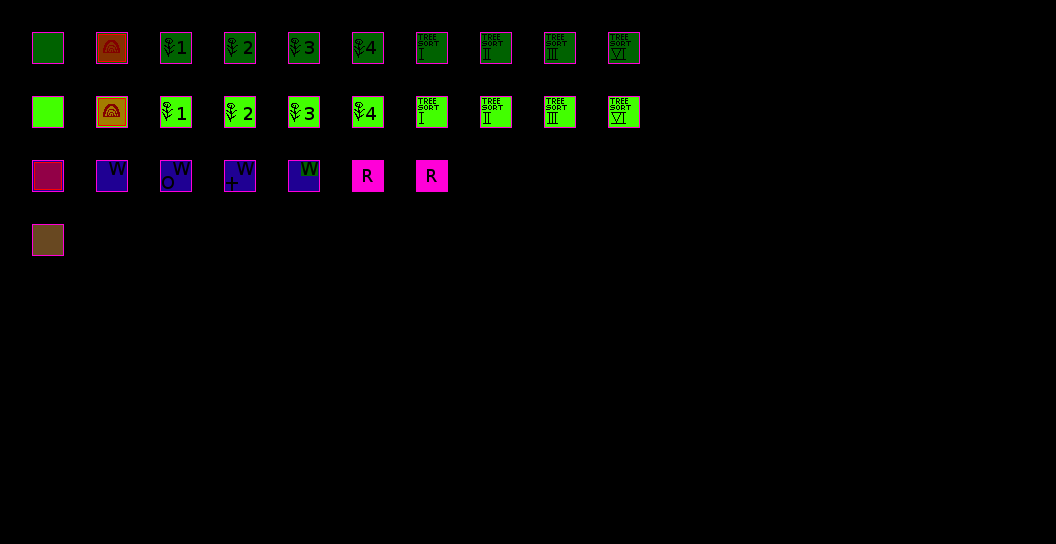

This is a level from a 2D game, rendered from its Tiled map with the project's own tilesets. A one-line summary and the map file follow, with tile-layer data summarised:
An orthogonal 33x17 tile map with 32x32 px tiles, 6 tile layers (Regions, Input_set, Output_Fringe, Output_Over, ...), 1 hidden layer not drawn, 4 tilesets.

<map version="1.0" orientation="orthogonal" width="33" height="17" tilewidth="32" tileheight="32">
 <properties>
 </properties>
 <tileset firstgid="1" name="Woodland" tilewidth="32" tileheight="32">
  <image source="../../graphics/tiles/Woodland_ground.png" width="512" height="512" />
 </tileset>
 <tileset firstgid="257" name="Collision" tilewidth="32" tileheight="32">
  <image source="../../graphics/tiles/collision.png" width="64" height="32" />
 </tileset>
 <tileset firstgid="259" name="set_rules" tilewidth="32" tileheight="32">
  <image source="../../graphics/tiles/set_rules.png" width="64" height="64" />
 </tileset>
 <tileset firstgid="263" name="set_woodland" tilewidth="32" tileheight="32">
  <image source="../../graphics/tiles/set_woodland.png" width="512" height="320" />
 </tileset>
 <layer name="Regions" width="33" height="17">
  <data>[561 cells, 28 non-empty, 1 distinct tile ids]</data>
 </layer>
 <layer name="Input_set" width="33" height="17">
  <data>[561 cells, 28 non-empty, 28 distinct tile ids]</data>
 </layer>
 <layer name="Output_Ground" width="33" height="17" visible="0">
  <data>[561 cells, 27 non-empty, 4 distinct tile ids]</data>
 </layer>
 <layer name="Output_Fringe" width="33" height="17">
  <data>[561 cells, 0 non-empty, 0 distinct tile ids]</data>
 </layer>
 <layer name="Output_Over" width="33" height="17">
  <data>[561 cells, 0 non-empty, 0 distinct tile ids]</data>
 </layer>
 <layer name="Output_Collision" width="33" height="17">
  <data>[561 cells, 3 non-empty, 1 distinct tile ids]</data>
 </layer>
 <layer name="Output_Error" width="33" height="17">
  <data>[561 cells, 0 non-empty, 0 distinct tile ids]</data>
 </layer>
</map>
